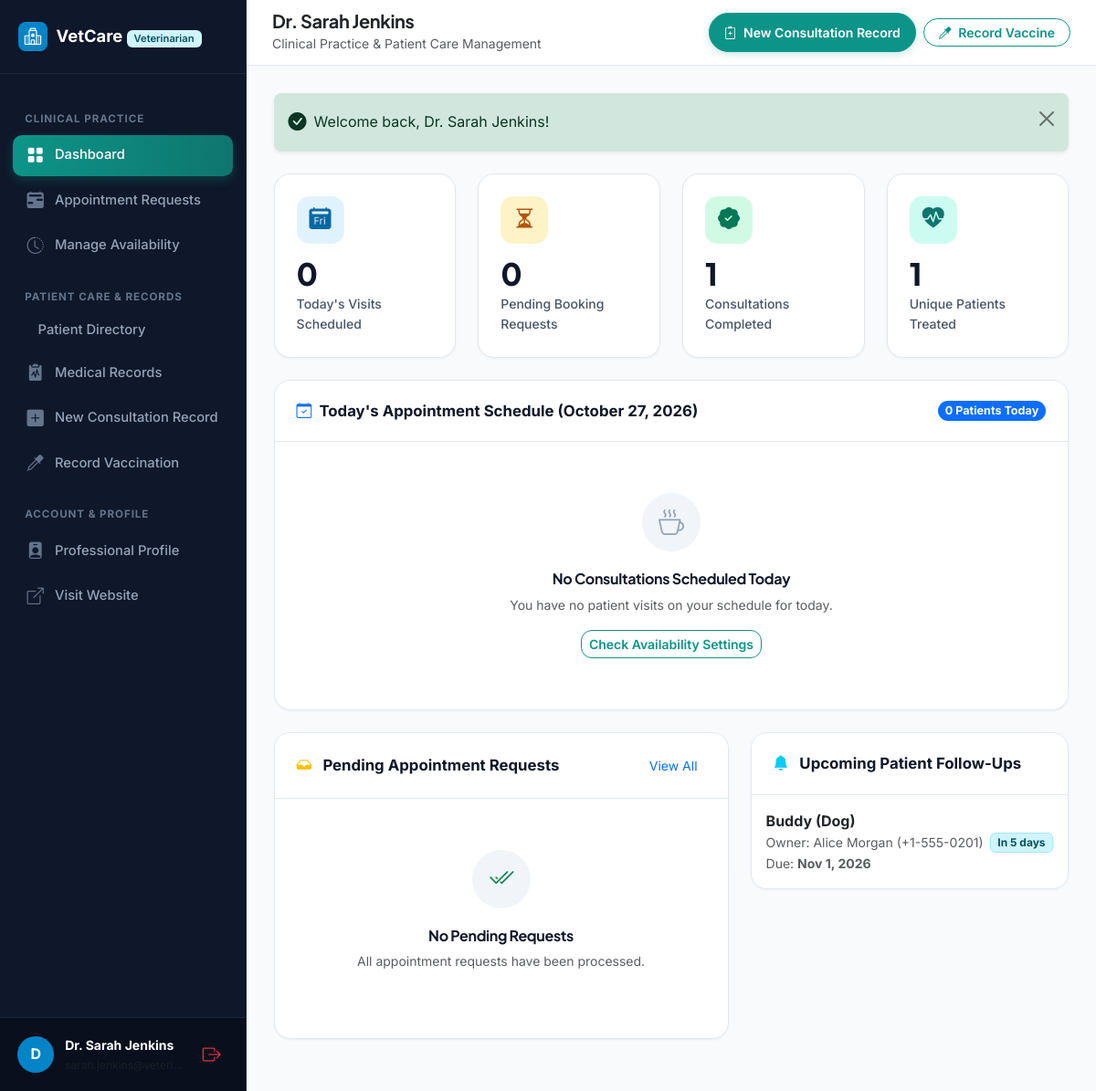
The app's page /veterinarian/dashboard.php (signed in) with its own data.
### tables this page shows
CREATE TABLE `medical_records` (
  `id` INT AUTO_INCREMENT PRIMARY KEY,
  `animal_id` INT NOT NULL,
  `appointment_id` INT NULL,
  `veterinarian_id` INT NOT NULL,
  `visit_date` DATE NOT NULL,
  `symptoms` TEXT NOT NULL,
  `diagnosis` TEXT NOT NULL,
  `treatment_plan` TEXT NOT NULL,
  `clinical_notes` TEXT NULL,
  `follow_up_date` DATE NULL,
  `created_at` TIMESTAMP DEFAULT CURRENT_TIMESTAMP,
  `updated_at` TIMESTAMP DEFAULT CURRENT_TIMESTAMP ON UPDATE CURRENT_TIMESTAMP,
  CONSTRAINT `fk_mr_animal` FOREIGN KEY (`animal_id`) REFERENCES `animals` (`id`) ON DELETE CASCADE,
  CONSTRAINT `fk_mr_app` FOREIGN KEY (`appointment_id`) REFERENCES `appointments` (`id`) ON DELETE SET NULL,
  CONSTRAINT `fk_mr_vet` FOREIGN KEY (`veterinarian_id`) REFERENCES `users` (`id`) ON DELETE CASCADE,
  INDEX `idx_mr_animal` (`animal_id`),
  INDEX `idx_mr_visit_date` (`visit_date`)
);

CREATE TABLE `animals` (
  `id` INT AUTO_INCREMENT PRIMARY KEY,
  `owner_id` INT NOT NULL,
  `animal_name` VARCHAR(100) NOT NULL,
  `species` VARCHAR(50) NOT NULL,
  `breed` VARCHAR(100) NULL,
  `gender` ENUM('male', 'female', 'unknown') NOT NULL DEFAULT 'unknown',
  `date_of_birth` DATE NULL,
  `age_years` INT NULL,
  `weight` DECIMAL(6,2) NULL,
  `color` VARCHAR(50) NULL,
  `identification_number` VARCHAR(100) NULL,
  `photo_path` VARCHAR(255) NULL,
  `allergies` TEXT NULL,
  `notes` TEXT NULL,
  `created_at` TIMESTAMP DEFAULT CURRENT_TIMESTAMP,
  `updated_at` TIMESTAMP DEFAULT CURRENT_TIMESTAMP ON UPDATE CURRENT_TIMESTAMP,
  CONSTRAINT `fk_animal_owner` FOREIGN KEY (`owner_id`) REFERENCES `users` (`id`) ON DELETE CASCADE,
  INDEX `idx_animal_species` (`species`),
  INDEX `idx_animal_owner` (`owner_id`)
);

CREATE TABLE `users` (
  `id` INT AUTO_INCREMENT PRIMARY KEY,
  `full_name` VARCHAR(100) NOT NULL,
  `email` VARCHAR(150) NOT NULL UNIQUE,
  `phone` VARCHAR(30) NOT NULL,
  `password_hash` VARCHAR(255) NOT NULL,
  `role` ENUM('owner', 'veterinarian', 'admin') NOT NULL,
  `account_status` ENUM('active', 'inactive', 'suspended', 'pending') NOT NULL DEFAULT 'active',
  `created_at` TIMESTAMP DEFAULT CURRENT_TIMESTAMP,
  `updated_at` TIMESTAMP DEFAULT CURRENT_TIMESTAMP ON UPDATE CURRENT_TIMESTAMP,
  INDEX `idx_role` (`role`),
  INDEX `idx_status` (`account_status`)
);

### includes/auth.php (called while the page is built, shortened)
<?php
function current_user(): ?array {
    return $_SESSION['user'] ?? null;
}

### includes/functions.php (called while the page is built, shortened)
<?php
function e($value): string {
    return htmlspecialchars((string)($value ?? ''), ENT_QUOTES, 'UTF-8');
}
function url(string $path = ''): string {
    $path = ltrim($path, '/');
    return rtrim(BASE_URL, '/') . ($path !== '' ? '/' . $path : '');
}
function format_date(?string $date, string $format = 'M j, Y'): string {
    $timestamp = strtotime($date);
    return $timestamp ? date($format, $timestamp) : '—';
}

### veterinarian/dashboard.php (the view, shortened to what this page needs)
<?php
require_once __DIR__ . '/../includes/init.php';
$user = current_user();
$vetId = (int)$user['id'];
$todayStmt = $pdo->prepare("
    SELECT COUNT(*) FROM appointments
    WHERE veterinarian_id = ? AND appointment_date = CURDATE() AND appointment_status IN ('scheduled', 'pending')
");
$todayStmt->execute([$vetId]);
$todayAppointmentsCount = (int)$todayStmt->fetchColumn();
$pendingStmt = $pdo->prepare("
    SELECT COUNT(*) FROM appointments
    WHERE veterinarian_id = ? AND appointment_status = 'pending'
");
$pendingStmt->execute([$vetId]);
$pendingRequestsCount = (int)$pendingStmt->fetchColumn();
$completedStmt = $pdo->prepare("
    SELECT COUNT(*) FROM appointments
    WHERE veterinarian_id = ? AND appointment_status = 'completed'
");
$completedStmt->execute([$vetId]);
$completedConsultationsCount = (int)$completedStmt->fetchColumn();
$patientsStmt = $pdo->prepare("
    SELECT COUNT(DISTINCT animal_id) FROM medical_records WHERE veterinarian_id = ?
");
$patientsStmt->execute([$vetId]);
$patientsTreatedCount = (int)$patientsStmt->fetchColumn();
$todayListStmt = $pdo->prepare("
    SELECT app.*, a.animal_name, a.species, a.breed, a.weight,
           u.full_name AS owner_name, u.phone AS owner_phone
    FROM appointments app
    JOIN animals a ON a.id = app.animal_id
    JOIN users u ON u.id = app.owner_id
    WHERE app.veterinarian_id = ? AND app.appointment_date = CURDATE()
    ORDER BY app.appointment_time ASC
");
$todayListStmt->execute([$vetId]);
$todayAppointments = $todayListStmt->fetchAll();
$pendingListStmt = $pdo->prepare("
    SELECT app.*, a.animal_name, a.species,
           u.full_name AS owner_name, u.phone AS owner_phone
    FROM appointments app
    JOIN animals a ON a.id = app.animal_id
    JOIN users u ON u.id = app.owner_id
    WHERE app.veterinarian_id = ? AND app.appointment_status = 'pending' AND app.appointment_date >= CURDATE()
    ORDER BY app.appointment_date ASC, app.appointment_time ASC
    LIMIT 5
");
$pendingListStmt->execute([$vetId]);
$pendingRequests = $pendingListStmt->fetchAll();
$followupsStmt = $pdo->prepare("
    SELECT mr.*, a.animal_name, a.species, u.full_name AS owner_name, u.phone AS owner_phone,
           DATEDIFF(mr.follow_up_date, CURDATE()) AS days_left
    FROM medical_records mr
    JOIN animals a ON a.id = mr.animal_id
    JOIN users u ON u.id = a.owner_id
    WHERE mr.veterinarian_id = ?
      AND mr.follow_up_date IS NOT NULL
      AND mr.follow_up_date >= CURDATE()
    ORDER BY mr.follow_up_date ASC
    LIMIT 4
");
$followupsStmt->execute([$vetId]);
$upcomingFollowups = $followupsStmt->fetchAll();
require_once __DIR__ . '/../includes/header.php';
?>
<div class="dashboard-layout">
    <?php require_once __DIR__ . '/../includes/vet_sidebar.php'; ?>
    <main class="dashboard-main">
        <header class="dashboard-topbar">
            <div class="d-flex align-items-center gap-3">
                <div>
                    <h5 class="fw-bold mb-0 text-dark"><?= e($user['full_name']) ?></h5>
                    <small class="text-muted">Clinical Practice & Patient Care Management</small>
                </div>
            </div>
            <div class="d-flex align-items-center gap-2">
                <a href="<?= url('veterinarian/medical_record_add.php') ?>" class="btn btn-sm btn-primary rounded-pill px-3">
                    <i class="bi bi-clipboard2-plus me-1"></i> New Consultation Record
                </a>
                <a href="<?= url('veterinarian/vaccination_add.php') ?>" class="btn btn-sm btn-outline-primary rounded-pill px-3">
                    <i class="bi bi-eyedropper me-1"></i> Record Vaccine
                </a>
            </div>
        </header>
        <div class="dashboard-content-body">
            <?php require_once __DIR__ . '/../includes/alerts.php'; ?>
            <div class="row g-4 mb-4">
                <div class="col-sm-6 col-xl-3">
                    <div class="stat-card">
                        <div class="stat-icon stat-icon-blue">
                            <i class="bi bi-calendar2-day-fill"></i>
                        </div>
                        <div class="stat-value"><?= $todayAppointmentsCount ?></div>
                        <div class="stat-label">Today's Visits Scheduled</div>
                    </div>
                </div>
                <div class="col-sm-6 col-xl-3">
                    <div class="stat-card">
                        <div class="stat-icon stat-icon-amber">
                            <i class="bi bi-hourglass-split"></i>
                        </div>
                        <div class="stat-value"><?= $pendingRequestsCount ?></div>
                        <div class="stat-label">Pending Booking Requests</div>
                    </div>
                </div>
                <div class="col-sm-6 col-xl-3">
                    <div class="stat-card">
                        <div class="stat-icon stat-icon-emerald">
                            <i class="bi bi-patch-check-fill"></i>
                        </div>
                        <div class="stat-value"><?= $completedConsultationsCount ?></div>
                        <div class="stat-label">Consultations Completed</div>
                    </div>
                </div>
                <div class="col-sm-6 col-xl-3">
                    <div class="stat-card">
                        <div class="stat-icon stat-icon-teal">
                            <i class="bi bi-heart-pulse-fill"></i>
                        </div>
                        <div class="stat-value"><?= $patientsTreatedCount ?></div>
                        <div class="stat-label">Unique Patients Treated</div>
                    </div>
                </div>
            </div>
            <div class="custom-table-card mb-4">
                <div class="card-header bg-white">
                    <span class="d-flex align-items-center gap-2">
                        <i class="bi bi-calendar-check text-primary"></i>
                        <span>Today's Appointment Schedule (<?= date('F j, Y') ?>)</span>
                    </span>
                    <span class="badge bg-primary rounded-pill"><?= count($todayAppointments) ?> Patients Today</span>
                </div>
                <?php if (empty($todayAppointments)): ?>
                    <div class="empty-state-box">
                        <div class="empty-state-icon"><i class="bi bi-cup-hot"></i></div>
                        <h6 class="fw-bold">No Consultations Scheduled Today</h6>
                        <p class="text-muted small">You have no patient visits on your schedule for today.</p>
                        <a href="<?= url('veterinarian/availability.php') ?>" class="btn btn-sm btn-outline-primary">Check Availability Settings</a>
                    </div>
                <?php endif; ?>
            </div>
            <div class="row g-4">
                <div class="col-lg-7">
                    <div class="custom-table-card">
                        <div class="card-header bg-white">
                            <span><i class="bi bi-inbox-fill text-warning me-2"></i> Pending Appointment Requests</span>
                            <a href="<?= url('veterinarian/appointments.php?status=pending') ?>" class="btn btn-sm btn-link text-decoration-none">View All</a>
                        </div>
                        <?php if (empty($pendingRequests)): ?>
                            <div class="empty-state-box">
                                <div class="empty-state-icon"><i class="bi bi-check2-all text-success"></i></div>
                                <h6 class="fw-bold">No Pending Requests</h6>
                                <p class="text-muted small">All appointment requests have been processed.</p>
                            </div>
                        <?php endif; ?>
                    </div>
                </div>
                <div class="col-lg-5">
                    <div class="custom-table-card">
                        <div class="card-header bg-white">
                            <span><i class="bi bi-bell-fill text-info me-2"></i> Upcoming Patient Follow-Ups</span>
                        </div>
                        <?php if (empty($upcomingFollowups)): ?>
                            <div class="empty-state-box">
                                <div class="empty-state-icon"><i class="bi bi-calendar-heart"></i></div>
                                <h6 class="fw-bold">No Follow-ups Pending</h6>
                                <p class="text-muted small">No post-consultation follow-ups scheduled for the coming weeks.</p>
                            </div>
                        <?php else: ?>
                            <div class="list-group list-group-flush">
                                <?php foreach ($upcomingFollowups as $uf): ?>
                                    <div class="list-group-item p-3 d-flex align-items-center justify-content-between">
                                        <div>
                                            <div class="fw-bold text-dark"><?= e($uf['animal_name']) ?> (<?= e($uf['species']) ?>)</div>
                                            <div class="text-muted small">
                                                Owner: <?= e($uf['owner_name']) ?> (<?= e($uf['owner_phone']) ?>)<br>
                                                Due: <strong><?= format_date($uf['follow_up_date']) ?></strong>
                                            </div>
                                        </div>
                                        <div>
                                            <span class="badge bg-info-subtle text-info-emphasis border border-info-subtle">
                                                In <?= (int)$uf['days_left'] ?> days
                                            </span>
                                        </div>
                                    </div>
                                <?php endforeach; ?>
                            </div>
                        <?php endif; ?>
                    </div>
                </div>
            </div>
        </div>
    </main>
</div>
<?php require_once __DIR__ . '/../includes/footer.php'; ?>

### assets/css/style.css (style rules this page uses)
:root { --primary: #0d9488; --primary-dark: #0f766e; --primary-light: #ccfbf1; --primary-subtle: #f0fdfa; --secondary: #0284c7; --accent: #10b981; --dark: #0f172a; --dark-muted: #475569; --light-bg: #f8fafc; --card-bg: #ffffff; --border-color: #e2e8f0; --border-focus: #0d9488; --font-heading: 'Plus Jakarta Sans', -apple-system, BlinkMacSystemFont, 'Segoe UI', Roboto, sans-serif; --font-body: 'Inter', -apple-system, BlinkMacSystemFont, 'Segoe UI', Roboto, sans-serif; --radius-sm: 8px; --radius-md: 12px; --radius-lg: 18px; --radius-pill: 9999px; --shadow-sm: 0 1px 3px rgba(15, 23, 42, 0.05); --shadow-md: 0 4px 18px -2px rgba(15, 23, 42, 0.06), 0 2px 6px -1px rgba(15, 23, 42, 0.03); --shadow-lg: 0 12px 30px -4px rgba(13, 148, 136, 0.12), 0 4px 12px -2px rgba(15, 23, 42, 0.04); }
body { font-family: var(--font-body); color: var(--dark); background-color: var(--light-bg); line-height: 1.6; overflow-x: hidden; }
h1, h2, h3, h4, h5, h6 { font-family: var(--font-heading); color: var(--dark); font-weight: 700; letter-spacing: -0.02em; }
a { color: var(--primary); text-decoration: none; transition: all 0.2s ease-in-out; }
.btn-primary { background-color: var(--primary); border-color: var(--primary); color: #ffffff; font-weight: 600; padding: 0.625rem 1.35rem; border-radius: var(--radius-md); box-shadow: 0 2px 8px rgba(13, 148, 136, 0.25); transition: all 0.25s ease; }
.btn-outline-primary { color: var(--primary); border-color: var(--primary); font-weight: 600; border-radius: var(--radius-md); transition: all 0.25s ease; }

### assets/css/dashboard.css (style rules this page uses)
.dashboard-layout { display: flex; min-height: 100vh; background-color: #f8fafc; }
.dashboard-main { flex-grow: 1; display: flex; flex-direction: column; min-width: 0; }
.dashboard-topbar { height: 72px; background: #ffffff; border-bottom: 1px solid var(--border-color); padding: 0 1.75rem; display: flex; align-items: center; justify-content: space-between; position: sticky; top: 0; z-index: 1020; }
.dashboard-content-body { padding: 1.85rem; flex-grow: 1; }
.stat-card { background: #ffffff; border: 1px solid var(--border-color); border-radius: var(--radius-lg); padding: 1.5rem; position: relative; overflow: hidden; box-shadow: var(--shadow-sm); transition: all 0.25s ease; }
.stat-card .stat-icon { width: 52px; height: 52px; border-radius: 14px; display: flex; align-items: center; justify-content: center; font-size: 1.5rem; margin-bottom: 1rem; }
.stat-icon-teal { background: #ccfbf1; color: #0f766e; }
.stat-icon-blue { background: #e0f2fe; color: #0369a1; }
.stat-icon-amber { background: #fef3c7; color: #b45309; }
.stat-icon-emerald { background: #d1fae5; color: #047857; }
.stat-card .stat-value { font-size: 2.1rem; font-weight: 800; color: var(--dark); line-height: 1; margin-bottom: 0.35rem; font-family: var(--font-heading); }
.stat-card .stat-label { font-size: 0.875rem; font-weight: 500; color: var(--dark-muted); }
.custom-table-card { background: #ffffff; border: 1px solid var(--border-color); border-radius: var(--radius-lg); overflow: hidden; box-shadow: var(--shadow-sm); margin-bottom: 1.75rem; }
.custom-table-card .card-header { background: #ffffff; border-bottom: 1px solid var(--border-color); padding: 1.25rem 1.5rem; font-weight: 700; font-size: 1.05rem; display: flex; align-items: center; justify-content: space-between; }
.empty-state-box { text-align: center; padding: 3.5rem 1.5rem; }
.empty-state-icon { width: 64px; height: 64px; background: #f1f5f9; color: #94a3b8; border-radius: 50%; display: inline-flex; align-items: center; justify-content: center; font-size: 1.75rem; margin-bottom: 1.25rem; }

### records on screen
medical_records: animal.animal_name "Buddy", animal.species "Dog", users.full_name "Alice Morgan", users.phone "+1-555-0201", follow_up_date "Nov 1, 2026", days_left "5"

### other values on screen
substr($user['full_name'] ?? 'V', 0, 1) "D"
$user['full_name'] "Dr. Sarah Jenkins"
$user['email'] "sarah.jenkins@veteri…"
$flash['message'] "Welcome back, Dr. Sarah Jenkins!"
$todayAppointmentsCount "0"
$pendingRequestsCount "0"
$completedConsultationsCount "1"
$patientsTreatedCount "1"
count($todayAppointments) "0"
